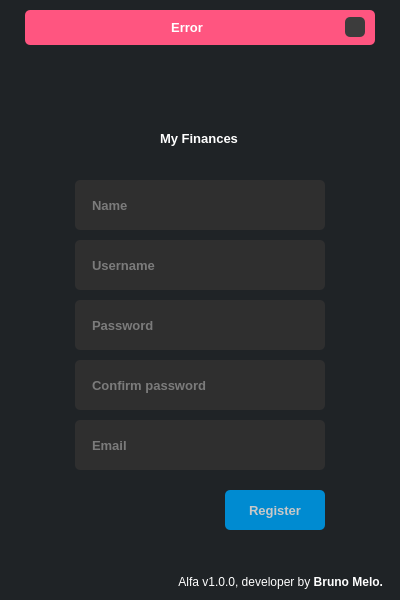
<?xml version="1.0" encoding="UTF-8"?>
<ui version="4.0">
 <class>MainWindow</class>
 <widget class="QMainWindow" name="MainWindow">
  <property name="geometry">
   <rect>
    <x>0</x>
    <y>0</y>
    <width>400</width>
    <height>600</height>
   </rect>
  </property>
  <property name="minimumSize">
   <size>
    <width>400</width>
    <height>600</height>
   </size>
  </property>
  <property name="maximumSize">
   <size>
    <width>400</width>
    <height>600</height>
   </size>
  </property>
  <property name="windowTitle">
   <string>Register</string>
  </property>
  <property name="styleSheet">
   <string notr="true">background-color: rgb(31, 35, 38);</string>
  </property>
  <widget class="QWidget" name="centralwidget">
   <widget class="QFrame" name="fr_top">
    <property name="geometry">
     <rect>
      <x>0</x>
      <y>0</y>
      <width>400</width>
      <height>45</height>
     </rect>
    </property>
    <property name="maximumSize">
     <size>
      <width>16777215</width>
      <height>45</height>
     </size>
    </property>
    <property name="styleSheet">
     <string notr="true"/>
    </property>
    <property name="frameShape">
     <enum>QFrame::NoFrame</enum>
    </property>
    <property name="frameShadow">
     <enum>QFrame::Raised</enum>
    </property>
    <layout class="QHBoxLayout" name="horizontalLayout">
     <property name="spacing">
      <number>0</number>
     </property>
     <property name="leftMargin">
      <number>0</number>
     </property>
     <property name="topMargin">
      <number>10</number>
     </property>
     <property name="rightMargin">
      <number>0</number>
     </property>
     <property name="bottomMargin">
      <number>0</number>
     </property>
     <item>
      <widget class="QFrame" name="fr_error_msg">
       <property name="maximumSize">
        <size>
         <width>350</width>
         <height>16777215</height>
        </size>
       </property>
       <property name="styleSheet">
        <string notr="true">background-color: rgb(255, 85, 128);
border-radius: 5px;</string>
       </property>
       <property name="frameShape">
        <enum>QFrame::NoFrame</enum>
       </property>
       <property name="frameShadow">
        <enum>QFrame::Raised</enum>
       </property>
       <layout class="QHBoxLayout" name="horizontalLayout_2">
        <property name="leftMargin">
         <number>10</number>
        </property>
        <property name="topMargin">
         <number>3</number>
        </property>
        <property name="rightMargin">
         <number>10</number>
        </property>
        <property name="bottomMargin">
         <number>3</number>
        </property>
        <item>
         <widget class="QLabel" name="lb_error_msg">
          <property name="font">
           <font>
            <pointsize>10</pointsize>
            <weight>75</weight>
            <bold>true</bold>
           </font>
          </property>
          <property name="styleSheet">
           <string notr="true">color: rgb(255, 255, 255);</string>
          </property>
          <property name="text">
           <string>Error</string>
          </property>
          <property name="alignment">
           <set>Qt::AlignCenter</set>
          </property>
         </widget>
        </item>
        <item>
         <widget class="QPushButton" name="btn_close">
          <property name="maximumSize">
           <size>
            <width>20</width>
            <height>20</height>
           </size>
          </property>
          <property name="cursor">
           <cursorShape>PointingHandCursor</cursorShape>
          </property>
          <property name="styleSheet">
           <string notr="true">QPushButton{
	border-radius: 5px;
	background-image: url(:/close/cil-x.png);
	background-position: center;
	background-repeat: no-repeat;
	background-color: rgb(60, 60, 60);
}
QPushButton:hover{
	background-color: rgb(50,50,50);
}
QPushButton:pressed{
	background-color: rgb(35,35,35);
}</string>
          </property>
          <property name="text">
           <string/>
          </property>
          <property name="icon">
           <iconset>
            <normaloff>:/close/icons/cil-x.png</normaloff>:/close/icons/cil-x.png</iconset>
          </property>
         </widget>
        </item>
       </layout>
      </widget>
     </item>
    </layout>
   </widget>
   <widget class="QFrame" name="fr_content">
    <property name="geometry">
     <rect>
      <x>0</x>
      <y>45</y>
      <width>400</width>
      <height>520</height>
     </rect>
    </property>
    <property name="styleSheet">
     <string notr="true"/>
    </property>
    <property name="frameShape">
     <enum>QFrame::NoFrame</enum>
    </property>
    <property name="frameShadow">
     <enum>QFrame::Raised</enum>
    </property>
    <layout class="QHBoxLayout" name="horizontalLayout_4">
     <item>
      <widget class="QFrame" name="fr_register_area">
       <property name="maximumSize">
        <size>
         <width>350</width>
         <height>450</height>
        </size>
       </property>
       <property name="frameShape">
        <enum>QFrame::NoFrame</enum>
       </property>
       <property name="frameShadow">
        <enum>QFrame::Raised</enum>
       </property>
       <widget class="QLabel" name="lb_logo">
        <property name="geometry">
         <rect>
          <x>135</x>
          <y>50</y>
          <width>80</width>
          <height>17</height>
         </rect>
        </property>
        <property name="font">
         <font>
          <pointsize>10</pointsize>
          <weight>75</weight>
          <bold>true</bold>
         </font>
        </property>
        <property name="styleSheet">
         <string notr="true">color: rgb(255, 255, 255);</string>
        </property>
        <property name="text">
         <string>My Finances</string>
        </property>
       </widget>
       <widget class="QLineEdit" name="ld_name">
        <property name="geometry">
         <rect>
          <x>50</x>
          <y>100</y>
          <width>250</width>
          <height>50</height>
         </rect>
        </property>
        <property name="font">
         <font>
          <pointsize>10</pointsize>
          <weight>75</weight>
          <bold>true</bold>
         </font>
        </property>
        <property name="styleSheet">
         <string notr="true">QLineEdit{
	border-radius: 5px;
	padding: 15px;
	background-color: rgb(47, 47, 47);
	color: rgb(200,200,200);
}
QLineEdit:focus{
	border: 2px solid rgb(0, 122, 209);
	color: rgb(255,255,255);
}</string>
        </property>
        <property name="maxLength">
         <number>20</number>
        </property>
        <property name="placeholderText">
         <string>Name</string>
        </property>
       </widget>
       <widget class="QLineEdit" name="ld_username">
        <property name="geometry">
         <rect>
          <x>50</x>
          <y>160</y>
          <width>250</width>
          <height>50</height>
         </rect>
        </property>
        <property name="font">
         <font>
          <pointsize>10</pointsize>
          <weight>75</weight>
          <bold>true</bold>
         </font>
        </property>
        <property name="styleSheet">
         <string notr="true">QLineEdit{
	border-radius: 5px;
	padding: 15px;
	background-color: rgb(47, 47, 47);
	color: rgb(200,200,200);
}
QLineEdit:focus{
	border: 2px solid rgb(0, 122, 209);
	color: rgb(255,255,255);
}</string>
        </property>
        <property name="maxLength">
         <number>20</number>
        </property>
        <property name="placeholderText">
         <string>Username</string>
        </property>
       </widget>
       <widget class="QLineEdit" name="ld_password">
        <property name="geometry">
         <rect>
          <x>50</x>
          <y>220</y>
          <width>250</width>
          <height>50</height>
         </rect>
        </property>
        <property name="font">
         <font>
          <pointsize>10</pointsize>
          <weight>75</weight>
          <bold>true</bold>
         </font>
        </property>
        <property name="styleSheet">
         <string notr="true">QLineEdit{
	border-radius: 5px;
	padding: 15px;
	background-color: rgb(47, 47, 47);
	color: rgb(200,200,200);
}
QLineEdit:focus{
	border: 2px solid rgb(0, 122, 209);
	color: rgb(255,255,255);
}</string>
        </property>
        <property name="maxLength">
         <number>20</number>
        </property>
        <property name="echoMode">
         <enum>QLineEdit::Password</enum>
        </property>
        <property name="placeholderText">
         <string>Password</string>
        </property>
       </widget>
       <widget class="QLineEdit" name="ld_confirm_password">
        <property name="geometry">
         <rect>
          <x>50</x>
          <y>280</y>
          <width>250</width>
          <height>50</height>
         </rect>
        </property>
        <property name="font">
         <font>
          <pointsize>10</pointsize>
          <weight>75</weight>
          <bold>true</bold>
         </font>
        </property>
        <property name="styleSheet">
         <string notr="true">QLineEdit{
	border-radius: 5px;
	padding: 15px;
	background-color: rgb(47, 47, 47);
	color: rgb(200,200,200);
}
QLineEdit:focus{
	border: 2px solid rgb(0, 122, 209);
	color: rgb(255,255,255);
}</string>
        </property>
        <property name="maxLength">
         <number>20</number>
        </property>
        <property name="echoMode">
         <enum>QLineEdit::Password</enum>
        </property>
        <property name="placeholderText">
         <string>Confirm password</string>
        </property>
       </widget>
       <widget class="QLineEdit" name="ld_email">
        <property name="geometry">
         <rect>
          <x>50</x>
          <y>340</y>
          <width>250</width>
          <height>50</height>
         </rect>
        </property>
        <property name="font">
         <font>
          <pointsize>10</pointsize>
          <weight>75</weight>
          <bold>true</bold>
         </font>
        </property>
        <property name="styleSheet">
         <string notr="true">QLineEdit{
	border-radius: 5px;
	padding: 15px;
	background-color: rgb(47, 47, 47);
	color: rgb(200,200,200);
}
QLineEdit:focus{
	border: 2px solid rgb(0, 122, 209);
	color: rgb(255,255,255);
}</string>
        </property>
        <property name="maxLength">
         <number>40</number>
        </property>
        <property name="placeholderText">
         <string>Email</string>
        </property>
       </widget>
       <widget class="QPushButton" name="btn_register">
        <property name="geometry">
         <rect>
          <x>200</x>
          <y>410</y>
          <width>100</width>
          <height>40</height>
         </rect>
        </property>
        <property name="font">
         <font>
          <pointsize>10</pointsize>
          <weight>75</weight>
          <bold>true</bold>
         </font>
        </property>
        <property name="cursor">
         <cursorShape>PointingHandCursor</cursorShape>
        </property>
        <property name="styleSheet">
         <string notr="true">QPushButton{
	border-radius: 5px;
	background-color: rgb(0, 139, 209);
	color: rgb(200,200,200);
}
QPushButton:hover{
	background-color: rgb(0, 130, 215);
}
QPushButton:pressed{
	background-color: rgb(0, 122, 209);
}</string>
        </property>
        <property name="text">
         <string>Register</string>
        </property>
       </widget>
       <widget class="QFrame" name="frame">
        <property name="geometry">
         <rect>
          <x>150</x>
          <y>0</y>
          <width>50</width>
          <height>50</height>
         </rect>
        </property>
        <property name="styleSheet">
         <string notr="true">background-image: url(:/logo/finance.png);
background-position: center;
background-repeat: no-repeat;</string>
        </property>
        <property name="frameShape">
         <enum>QFrame::NoFrame</enum>
        </property>
        <property name="frameShadow">
         <enum>QFrame::Raised</enum>
        </property>
       </widget>
      </widget>
     </item>
    </layout>
   </widget>
   <widget class="QFrame" name="fr_button">
    <property name="geometry">
     <rect>
      <x>0</x>
      <y>565</y>
      <width>400</width>
      <height>35</height>
     </rect>
    </property>
    <property name="maximumSize">
     <size>
      <width>16777215</width>
      <height>35</height>
     </size>
    </property>
    <property name="styleSheet">
     <string notr="true"/>
    </property>
    <property name="frameShape">
     <enum>QFrame::NoFrame</enum>
    </property>
    <property name="frameShadow">
     <enum>QFrame::Raised</enum>
    </property>
    <layout class="QHBoxLayout" name="horizontalLayout_3">
     <item>
      <widget class="QLabel" name="lb_credits">
       <property name="styleSheet">
        <string notr="true">color: rgb(255, 255, 255);
padding-right: 5px;</string>
       </property>
       <property name="text">
        <string>&lt;html&gt;&lt;head/&gt;&lt;body&gt;&lt;p&gt;Alfa v1.0.0, developer by &lt;span style=&quot; font-weight:600;&quot;&gt;Bruno Melo.&lt;/span&gt;&lt;/p&gt;&lt;/body&gt;&lt;/html&gt;</string>
       </property>
       <property name="alignment">
        <set>Qt::AlignRight|Qt::AlignTrailing|Qt::AlignVCenter</set>
       </property>
      </widget>
     </item>
    </layout>
   </widget>
  </widget>
 </widget>
 <tabstops>
  <tabstop>ld_name</tabstop>
  <tabstop>ld_username</tabstop>
  <tabstop>ld_password</tabstop>
  <tabstop>ld_confirm_password</tabstop>
  <tabstop>ld_email</tabstop>
  <tabstop>btn_register</tabstop>
  <tabstop>btn_close</tabstop>
 </tabstops>
 <resources>
  <include location="resources.qrc"/>
 </resources>
 <connections/>
</ui>
